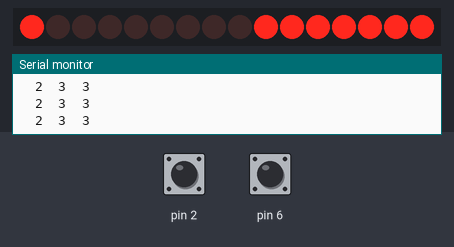
Recording of a sketch running on a simulated Arduino Uno, built with avr-gcc and run on an emulated ATmega328P. Shown: 16 shift-register outputs drawn as a row of LEDs (first output left, lit = HIGH), the last lines printed to the serial monitor. Wiring (inferred from the names in the program): 2 × shift register (74HC595): data A2; shift clock A0; latch A1. Wiring (inferred from the signals the program sends): row of LEDs: on Q0, Q1, Q2, Q3, Q4, Q5, Q6, Q7, Q8, Q9, Q10, Q11, Q12, Q13, Q14, Q15. The test bench sets the inputs (shaded band); at power-on: pin 2 HIGH, pin 6 HIGH.

Above: at 1.2 s.
1.3 s: pin 2 pulled LOW for 0.15 s
At 1.39 s:
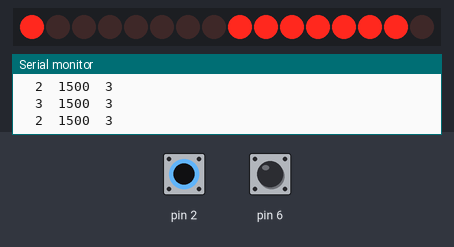
2.9 s: pin 6 pulled LOW for 0.15 s
At 2.99 s:
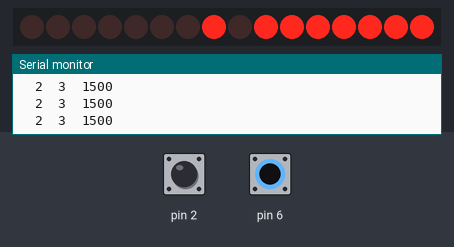
4.5 s: pin 2 pulled LOW for 1 s
At 6.8 s:
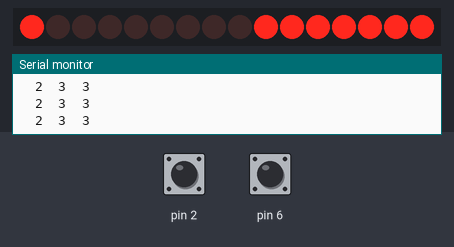
8.5 s: pin 6 pulled LOW for 0.15 s
At 8.58 s:
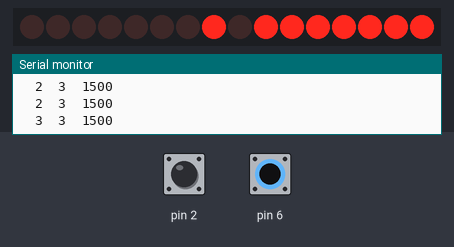
11.6 s: pin 6 pulled LOW for 3.2 s
At 16.0 s:
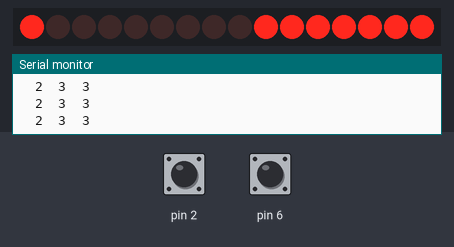
16.3 s: pin 2 pulled LOW for 3.2 s
At 17.3 s:
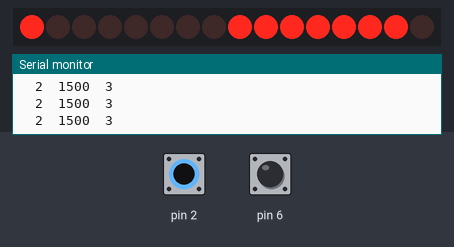
Timing chart, 0 to 21.0 s (numbered marks = the images above; inputs shaded):
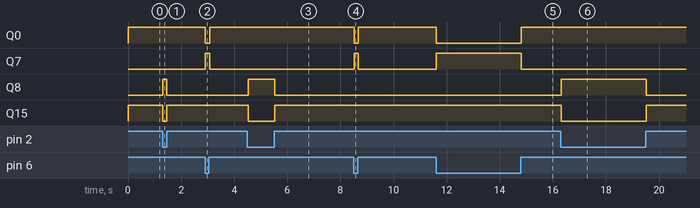

The sketch:

light_one_LED_on_foil_with_bolean.ino
```cpp
#include <CapacitiveSensor.h>
#include<String.h>
#include "Wire.h"

CapacitiveSensor   cs_4_2 = CapacitiveSensor(4,2);        // 10M resistor between pins 4 & 2, pin 2 is sensor pin, add a wire and or foil if desired
CapacitiveSensor   cs_4_6 = CapacitiveSensor(4,6);        // 10M resistor between pins 4 & 6, pin 6 is sensor pin, add a wire and or foil

int latchPin = A1;
int clockPin = A0;
int dataPin = A2;

//long time = 0;
//int state = HIGH;

int maxval = 2000;
int incrementrow = 20;
int incrementcolumn = 40;

int valColumn;
int valRow;

//int debounce = 200;

void setup() {
  pinMode(latchPin, OUTPUT);
  pinMode(clockPin, OUTPUT);
  pinMode(dataPin, OUTPUT);
  Serial.begin(9600);
 }

void loop() {
    long start = millis();  //DO I NEED THIS?
    long total1 =  cs_4_2.capacitiveSensor(10);
    long total2 =  cs_4_6.capacitiveSensor(10);
  //  long total3 =  cs_4_8.capacitiveSensor(30);
    Serial.print(millis() - start);        // check on performance in milliseconds
    Serial.print("\t");                    // tab character for debug windown spacing
    Serial.print(total1);                  // print sensor output 1
    Serial.print("\t");
    Serial.println(total2);                  // print sensor output 2
    Serial.print("\t");
  //  Serial.println(total3);                // print sensor output 3
    delay(10);                             // arbitrary delay to limit data to serial port


   if (total1 > (incrementcolumn * 7)) {valColumn = 7;}
else if (total1 > (incrementcolumn * 6)) {valColumn = 6;}
else if (total1 > (incrementcolumn * 5)) {valColumn = 5;}
else if (total1 > (incrementcolumn * 4)) {valColumn = 4;}
else if (total1 > (incrementcolumn * 3)) {valColumn = 3;}
else if (total1 > (incrementcolumn * 2)) {valColumn = 2;}
else if (total1 > incrementcolumn) {valColumn = 1;}
else if (total1 > 0) {valColumn = 0;}
else {valColumn = 10;}

  if (total2 > (incrementrow * 7)) {valRow = 7;}
else if (total2 > (incrementrow * 6)) {valRow = 6;}
else if (total2 > (incrementrow * 5)) {valRow = 5;}
else if (total2 > (incrementrow * 4)) {valRow = 4;}
else if (total2 > (incrementrow * 3)) {valRow = 3;}
else if (total2 > (incrementrow * 2)) {valRow = 2;}
else if (total2 > incrementrow) {valRow = 1;}
else if (total2 > 0) {valRow = 0;}
else {valRow = 10;}


  byte rowBitsToSend = 0;
  byte columnBitsToSend = 0;
  digitalWrite(latchPin, LOW);
   bitWrite(columnBitsToSend, 0, 1); // Gives us 000000001
   bitWrite(columnBitsToSend, 1, 1); // Gives us 000000001
   bitWrite(columnBitsToSend, 2, 1); // Gives us 000000001
   bitWrite(columnBitsToSend, 3, 1); // Gives us 000000001
   bitWrite(columnBitsToSend, 4, 1); // Gives us 000000001
   bitWrite(columnBitsToSend, 5, 1); // Gives us 000000001
   bitWrite(columnBitsToSend, 6, 1); // Gives us 000000001
   bitWrite(columnBitsToSend, 7, 1); // Gives us 000000001
  bitWrite(columnBitsToSend, valColumn, 0); // Gives us 000000001

  shiftOut(dataPin, clockPin, MSBFIRST, columnBitsToSend); // Send the byte to the shift register which passes it to the second shift register
   bitWrite(rowBitsToSend, 0, 0); // Adds on to the previous modified bits to give us 00001001
   bitWrite(rowBitsToSend, 1, 0); // Gives us 00000001
   bitWrite(rowBitsToSend, 2, 0); // Gives us 00000001
   bitWrite(rowBitsToSend, 3, 0); // Gives us 00000001
   bitWrite(rowBitsToSend, 4, 0); // Gives us 00000001
   bitWrite(rowBitsToSend, 5, 0); // Gives us 00000001
   bitWrite(rowBitsToSend, 6, 0); // Adds on to the previous modified bits to give us 00001001
   bitWrite(rowBitsToSend, 7, 0); // Gives us 00000001
     bitWrite(rowBitsToSend, valRow, 1); // Gives us 00000001

 shiftOut(dataPin, clockPin, MSBFIRST, rowBitsToSend); // Send the byte to the shift register
 digitalWrite(latchPin, HIGH); // Tell the shift register we are done sending data so it can enable the outputs

}
```

Measured:
- after the input at 1.3 s, Q8: LOW → HIGH at once, → LOW 0.15 s later; Q15: HIGH → LOW at once, → HIGH 0.15 s later
- after the input at 2.9 s, Q0: HIGH → LOW at once, → HIGH 0.15 s later; Q7: LOW → HIGH at once, → LOW 0.15 s later
- after the input at 4.5 s, Q8: LOW → HIGH at once, → LOW 1.0 s later; Q15: HIGH → LOW at once, → HIGH 1.0 s later
- after the input at 8.5 s, Q0: HIGH → LOW at once, → HIGH 0.15 s later; Q7: LOW → HIGH at once, → LOW 0.15 s later
- after the input at 11.6 s, Q0: HIGH → LOW at once, → HIGH 3.2 s later; Q7: LOW → HIGH at once, → LOW 3.2 s later
- after the input at 16.3 s, Q8: LOW → HIGH at once, → LOW 3.2 s later; Q15: HIGH → LOW at once, → HIGH 3.2 s later
